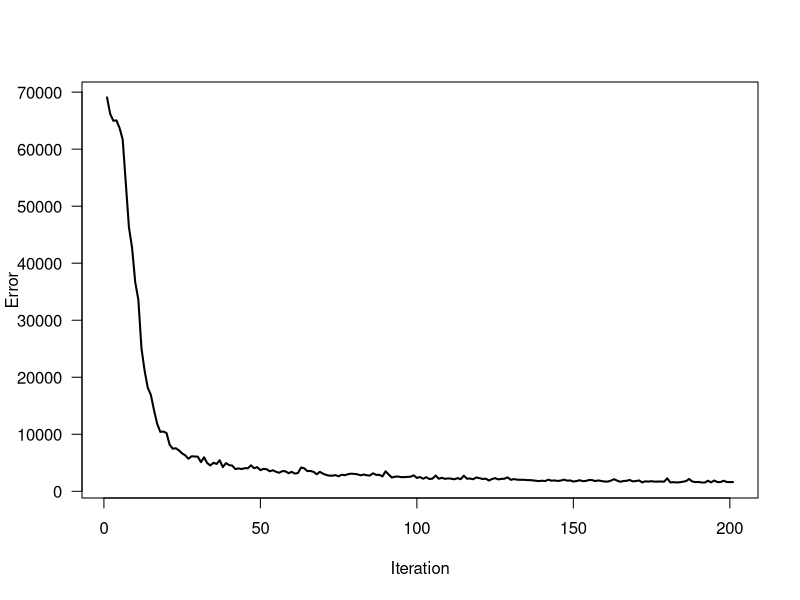
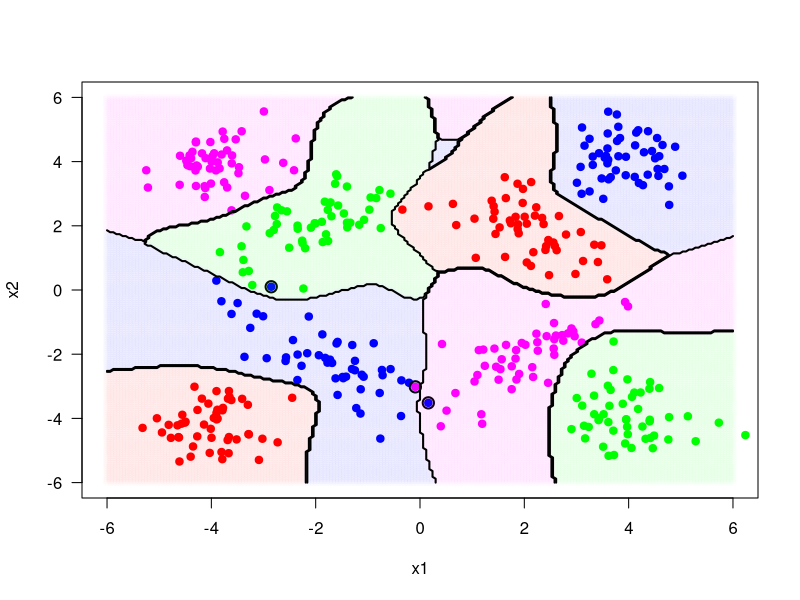

Write R code to recreate these figures, in order.

library(MASS)

set.seed(221)


# Parameters for the random data points to be generated.
class_size<-50



class_means<-matrix(c(2.0,2.0,-4.0,-4.0,-2.0,2.0,4.0,-4.0,
                      -2.0,-2.0,4.0,4.0,2.0,-2.0,-4.0,4.0),2,8)


class_covs<-array(c(0.8,-0.6,-0.6,0.8,
                     0.4, 0.0,0.0,0.4,
                     0.8,0.6,0.6,0.8,
                     0.4,0.0,0.0,0.4,
                     0.8,-0.6,-0.6,0.8,
                     0.4,0.0,0.0,0.4,
                     0.8,0.6,0.6,0.8,
                     0.4,0.0,0.0,0.4),dim=c(2,2,8), dimnames = NULL)


#Generation of the random data points from three bivariate Gaussian densities.
pointList<-list()

for(i in seq(1:8)){
  pointList[[length(pointList)+1]] <- mvrnorm(n = class_size, mu = class_means[,i], Sigma = class_covs[,,i])

}

X<-rbind(pointList[[1]], pointList[[2]], pointList[[3]], pointList[[4]],
         pointList[[5]], pointList[[6]], pointList[[7]], pointList[[8]])

#y_binary is the N*Class_type_Size matrix. Each column belongs to one class type with 1 and 0 binary value
#indicating the class of the data point.
y_binary<-rbind(cbind(rep(1, (class_size*2)), rep(0, (class_size*2)), rep(0, (class_size*2)), rep(0, (class_size*2))),
         cbind(rep(0, (class_size*2)), rep(1, (class_size*2)), rep(0, (class_size*2)), rep(0, (class_size*2))),
         cbind(rep(0, (class_size*2)), rep(0, (class_size*2)), rep(1, (class_size*2)), rep(0, (class_size*2))),
         cbind(rep(0, (class_size*2)), rep(0, (class_size*2)), rep(0, (class_size*2)), rep(1, (class_size*2)))
          )
#non_binary representation of classes for each data point
y<-c()
for(i in 1:4){
  y<-rbind(y, matrix(rep(i, (class_size*2)), class_size*2, 1))
}


Data<-cbind(X,y)


#Parameters defined for multiclass multilayer perceptron algorithm
eta<-0.1
epsilon<-1e-3
H<-20
max_iteration<-200

#Parameters defined for the problem
K<-length(y_binary[1,])
N<-length(y[,1])
D<-length(X[1,])


#Sigmoid function is defined. It will be used to create Z values.
sigmoid<-function(a){
  return (1/(1+exp(a)))
}

#Softmax function is defined. It will be used to transform values between 1 and 0
#for Y_predicted values.
softmax<-function(o){
  exp_o<-sapply(o, function(x) exp(x))
  ret<-sapply(exp_o, function(x) (x/(sum(exp_o))) )
  return(ret)
}

#softmax_All  function applies softmax function for all rows
#in one matrix.
softmax_ALL<-function(o){
  ret<-apply(o, 1, softmax)
  return (t(ret))
}

#gradient_v estimates the change in v for given 1 row of y_truth,
#y_predicted and z
gradient_v<- function(y_truth, y_predicted, z ){
  grad<-eta *  c(1, z) %*% t((y_truth - y_predicted))
  return (grad)
}

#gradient_w estimates the change in w for given 1 row of y_truth,
#y_predicted, z and x.
gradient_w<-function(y_truth, y_predicted, z, x){
  grad<-matrix(0, D+1, H)
  for (h in 1:H) {
    grad[,h]<- eta * as.vector((t(v[h,])%*% (y_truth - y_predicted)))*as.vector((z[h] %*% t((1 - z[h])))) * c(1, x)
  }
  return (grad)
}

#objective_val estimates the error of given y_truth table and y_pred table.
objective_val<-function(y_truth, y_pred){
  ret<- y_pred * log(y_truth + 1e-100)
  return (-sum(colSums(ret)))
}


#I round y_pred to 1 or 0 to make data more clean.
round_y<-function(y_pred){
  for(t in 1:N){
    k<-1
    for(k in 1:K){
      y_pred[t,k] <-round(y_pred[t,k])
    }
  }
  return (y_pred)
}




#Starting point for W, v, Z

#W is  matrix of dimension (D+1)*H
W <- matrix(runif((D + 1) * H, min = -0.01, max = 0.01), D + 1, H)
#v is  matrix of dimension (H+1)*K
v <- matrix(runif(K*(H + 1), min = -0.01, max = 0.01), H+1, K)

#Z is  matrix of dimension (N)*H
Z <- sigmoid(cbind(1, X) %*% W)

#y_pred_binary gives the predicted value for classes associated with each input.
#y_pred_binary is  matrix of dimension (N)*K
y_pred_binary <- softmax_ALL((cbind(1, Z) %*% v))

#We store each objective value in an array called objective_values.
objective_values <- c(objective_val(y_binary, y_pred_binary))
iteration<-1


# learn W and v using gradient descent and online learning
while (1) {
  for (u in sample(N)) {
    # calculate hidden nodes
    Z[u,] <- sigmoid(c(1, X[u,]) %*% W)
    # calculate output node
    y_pred_binary[u,] <- softmax(c(1, Z[u,]) %*% v)
    #Update the weights associated with hidden and output nodes.
    v<- v + gradient_v(y_binary[u,], y_pred_binary[u,], Z[u,])
    W<-W+gradient_w(y_binary[u,], y_pred_binary[u,], Z[u,], X[u,])
  }

  Z <- sigmoid(cbind(1, X) %*% W)
  y_pred_binary <- softmax_ALL(cbind(1, Z) %*% v)
  objective_values <- c(objective_values, objective_val(y_binary, y_pred_binary))

  if (abs(objective_values[iteration + 1] - objective_values[iteration]) < epsilon | iteration >= max_iteration) {
    break
  }
  iteration <- iteration + 1
}

#Plot the objective function by each iteration.
plot(1:(iteration + 1), objective_values,
     type = "l", lwd = 2, las = 1,
     xlab = "Iteration", ylab = "Error")


#round to 1 or 0 for each y_pred_binary element.
y_pred_binary<-round_y(y_pred_binary)

#y_predicted is a column vector with N rows. It gives the class type values for each input in 1,2,3,4 fashion.
y_predicted<-c(1:400)
y_predicted[which(y_pred_binary[,1]==1)]<-1
y_predicted[which(y_pred_binary[,2]==1)]<-2
y_predicted[which(y_pred_binary[,3]==1)]<-3
y_predicted[which(y_pred_binary[,4]==1)]<-4


#Confusion table is created using table function and column vectors y_predicted and y.
confusion_table<-table(y_predicted,y)
print(confusion_table)

#Predict_plot function takes one input data anc calculates the predicted y
predict_plot<- function(x1, x2){
  z_plot<-sigmoid(c(1,x1,x2)%*% W)
  y_pred_plot<-softmax(cbind(1,z_plot) %*%v)
  z<-max.col(t(y_pred_plot))
  return (z)
}

# Define intervals for x1 and x2 for plot
x1_interval <- seq(from = -6, to = +6, by = 0.06)
x2_interval <- seq(from = -6, to = +6, by = 0.06)
x1_grid <- matrix(x1_interval, nrow = length(x1_interval), ncol = length(x1_interval), byrow = FALSE)
x2_grid <- matrix(x2_interval, nrow = length(x2_interval), ncol = length(x2_interval), byrow = TRUE)


#Estimated class_values for associated plot points are calculated.
class_value <- matrix(mapply(predict_plot, x1_grid, x2_grid), nrow(x2_grid), ncol(x2_grid))



#Plot the sample points
plot(X[y == 1, 1], X[y == 1, 2], type = "p", pch = 19, col = "red",
     xlim = c(-6, +6),
     ylim = c(-6, +6),
     xlab = "x1", ylab = "x2", las = 1)
points(X[y == 2, 1], X[y == 2, 2], type = "p", pch = 19, col = "green")
points(X[y == 3, 1], X[y == 3, 2], type = "p", pch = 19, col = "blue")
points(X[y == 4, 1], X[y == 4, 2], type = "p", pch = 19, col = "magenta")

#Circle the sample points that are predicted wrong.
points(X[y_predicted != y, 1], X[y_predicted != y, 2], cex = 1.5, lwd = 2)

#Draw the decision boundaries associated with each class.
points(x1_grid[class_value==1 ], x2_grid[class_value==1], col = rgb(red = 1, green = 0, blue = 0, alpha = 0.01), pch = 16)
points(x1_grid[class_value==2], x2_grid[class_value==2], col = rgb(red = 0, green = 1, blue =0 , alpha = 0.01), pch = 16)
points(x1_grid[class_value==3 ], x2_grid[class_value==3], col = rgb(red = 0, green = 0, blue = 1, alpha = 0.01), pch = 16)
points(x1_grid[class_value==4], x2_grid[class_value ==4], col = rgb(red =1, green =0, blue =1 , alpha = 0.01), pch = 16)

#Countour the decisicon boundaries.
contour(x1_interval, x2_interval, class_value, levels = c(1,2,3,4), add = TRUE, lwd = 2, drawlabels = FALSE)


